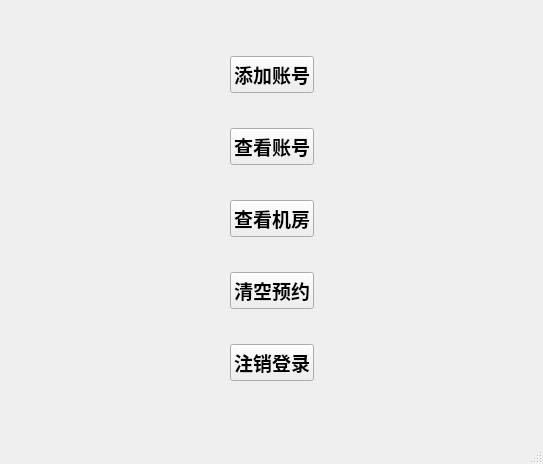
<?xml version="1.0" encoding="UTF-8"?>
<ui version="4.0">
 <class>ManagerWindow</class>
 <widget class="QMainWindow" name="ManagerWindow">
  <property name="geometry">
   <rect>
    <x>0</x>
    <y>0</y>
    <width>543</width>
    <height>464</height>
   </rect>
  </property>
  <property name="windowTitle">
   <string>MainWindow</string>
  </property>
  <widget class="QWidget" name="centralwidget">
   <layout class="QVBoxLayout" name="verticalLayout_8">
    <item>
     <widget class="QStackedWidget" name="stackedWidget">
      <property name="currentIndex">
       <number>0</number>
      </property>
      <widget class="QWidget" name="page">
       <layout class="QGridLayout" name="gridLayout">
        <item row="0" column="0">
         <spacer name="horizontalSpacer">
          <property name="orientation">
           <enum>Qt::Horizontal</enum>
          </property>
          <property name="sizeHint" stdset="0">
           <size>
            <width>40</width>
            <height>20</height>
           </size>
          </property>
         </spacer>
        </item>
        <item row="0" column="1">
         <widget class="QWidget" name="widget" native="true">
          <layout class="QVBoxLayout" name="verticalLayout">
           <item>
            <widget class="QPushButton" name="addpersonpushButton">
             <property name="font">
              <font>
               <pointsize>14</pointsize>
               <weight>75</weight>
               <bold>true</bold>
              </font>
             </property>
             <property name="text">
              <string>添加账号</string>
             </property>
            </widget>
           </item>
           <item>
            <widget class="QPushButton" name="checkPersonButton">
             <property name="font">
              <font>
               <pointsize>14</pointsize>
               <weight>75</weight>
               <bold>true</bold>
              </font>
             </property>
             <property name="text">
              <string>查看账号</string>
             </property>
            </widget>
           </item>
           <item>
            <widget class="QPushButton" name="checkComroomButton">
             <property name="font">
              <font>
               <pointsize>14</pointsize>
               <weight>75</weight>
               <bold>true</bold>
              </font>
             </property>
             <property name="text">
              <string>查看机房</string>
             </property>
            </widget>
           </item>
           <item>
            <widget class="QPushButton" name="cleanOrderButton">
             <property name="font">
              <font>
               <pointsize>14</pointsize>
               <weight>75</weight>
               <bold>true</bold>
              </font>
             </property>
             <property name="text">
              <string>清空预约</string>
             </property>
            </widget>
           </item>
           <item>
            <widget class="QPushButton" name="exitButton">
             <property name="font">
              <font>
               <pointsize>14</pointsize>
               <weight>75</weight>
               <bold>true</bold>
              </font>
             </property>
             <property name="text">
              <string>注销登录</string>
             </property>
            </widget>
           </item>
          </layout>
         </widget>
        </item>
        <item row="0" column="2">
         <spacer name="horizontalSpacer_2">
          <property name="orientation">
           <enum>Qt::Horizontal</enum>
          </property>
          <property name="sizeHint" stdset="0">
           <size>
            <width>40</width>
            <height>20</height>
           </size>
          </property>
         </spacer>
        </item>
       </layout>
      </widget>
      <widget class="QWidget" name="page_2">
       <layout class="QVBoxLayout" name="verticalLayout_7">
        <item>
         <widget class="QStackedWidget" name="stackedWidget_2">
          <property name="currentIndex">
           <number>0</number>
          </property>
          <widget class="QWidget" name="page_3">
           <layout class="QVBoxLayout" name="verticalLayout_6">
            <item>
             <widget class="QWidget" name="widget_6" native="true">
              <layout class="QVBoxLayout" name="verticalLayout_3">
               <item>
                <widget class="QWidget" name="widget_7" native="true">
                 <layout class="QHBoxLayout" name="horizontalLayout_4">
                  <item>
                   <spacer name="horizontalSpacer_9">
                    <property name="orientation">
                     <enum>Qt::Horizontal</enum>
                    </property>
                    <property name="sizeHint" stdset="0">
                     <size>
                      <width>40</width>
                      <height>20</height>
                     </size>
                    </property>
                   </spacer>
                  </item>
                  <item>
                   <widget class="QLabel" name="label_3">
                    <property name="font">
                     <font>
                      <pointsize>16</pointsize>
                      <weight>75</weight>
                      <bold>true</bold>
                     </font>
                    </property>
                    <property name="text">
                     <string>学  号：</string>
                    </property>
                   </widget>
                  </item>
                  <item>
                   <widget class="QLineEdit" name="addstulineEdit">
                    <property name="font">
                     <font>
                      <pointsize>14</pointsize>
                     </font>
                    </property>
                   </widget>
                  </item>
                  <item>
                   <spacer name="horizontalSpacer_10">
                    <property name="orientation">
                     <enum>Qt::Horizontal</enum>
                    </property>
                    <property name="sizeHint" stdset="0">
                     <size>
                      <width>40</width>
                      <height>20</height>
                     </size>
                    </property>
                   </spacer>
                  </item>
                 </layout>
                </widget>
               </item>
               <item>
                <widget class="QWidget" name="widget_8" native="true">
                 <layout class="QHBoxLayout" name="horizontalLayout_5">
                  <item>
                   <spacer name="horizontalSpacer_11">
                    <property name="orientation">
                     <enum>Qt::Horizontal</enum>
                    </property>
                    <property name="sizeHint" stdset="0">
                     <size>
                      <width>40</width>
                      <height>20</height>
                     </size>
                    </property>
                   </spacer>
                  </item>
                  <item>
                   <widget class="QLabel" name="label_4">
                    <property name="font">
                     <font>
                      <pointsize>16</pointsize>
                      <weight>75</weight>
                      <bold>true</bold>
                     </font>
                    </property>
                    <property name="text">
                     <string>密  码：</string>
                    </property>
                   </widget>
                  </item>
                  <item>
                   <widget class="QLineEdit" name="addstupasswordlineEdit">
                    <property name="font">
                     <font>
                      <pointsize>14</pointsize>
                     </font>
                    </property>
                    <property name="echoMode">
                     <enum>QLineEdit::Password</enum>
                    </property>
                   </widget>
                  </item>
                  <item>
                   <spacer name="horizontalSpacer_12">
                    <property name="orientation">
                     <enum>Qt::Horizontal</enum>
                    </property>
                    <property name="sizeHint" stdset="0">
                     <size>
                      <width>40</width>
                      <height>20</height>
                     </size>
                    </property>
                   </spacer>
                  </item>
                 </layout>
                </widget>
               </item>
              </layout>
             </widget>
            </item>
           </layout>
          </widget>
          <widget class="QWidget" name="page_4">
           <layout class="QGridLayout" name="gridLayout_2">
            <item row="0" column="0">
             <widget class="QWidget" name="widget_4" native="true">
              <layout class="QVBoxLayout" name="verticalLayout_2">
               <item>
                <widget class="QWidget" name="widget_2" native="true">
                 <layout class="QHBoxLayout" name="horizontalLayout">
                  <item>
                   <spacer name="horizontalSpacer_15">
                    <property name="orientation">
                     <enum>Qt::Horizontal</enum>
                    </property>
                    <property name="sizeHint" stdset="0">
                     <size>
                      <width>40</width>
                      <height>20</height>
                     </size>
                    </property>
                   </spacer>
                  </item>
                  <item>
                   <widget class="QLabel" name="label">
                    <property name="font">
                     <font>
                      <pointsize>16</pointsize>
                      <weight>75</weight>
                      <bold>true</bold>
                     </font>
                    </property>
                    <property name="text">
                     <string>职工号：</string>
                    </property>
                   </widget>
                  </item>
                  <item>
                   <widget class="QLineEdit" name="addtealineEdit">
                    <property name="font">
                     <font>
                      <pointsize>14</pointsize>
                     </font>
                    </property>
                   </widget>
                  </item>
                  <item>
                   <spacer name="horizontalSpacer_16">
                    <property name="orientation">
                     <enum>Qt::Horizontal</enum>
                    </property>
                    <property name="sizeHint" stdset="0">
                     <size>
                      <width>40</width>
                      <height>20</height>
                     </size>
                    </property>
                   </spacer>
                  </item>
                 </layout>
                </widget>
               </item>
               <item>
                <widget class="QWidget" name="widget_3" native="true">
                 <layout class="QHBoxLayout" name="horizontalLayout_2">
                  <item>
                   <spacer name="horizontalSpacer_17">
                    <property name="orientation">
                     <enum>Qt::Horizontal</enum>
                    </property>
                    <property name="sizeHint" stdset="0">
                     <size>
                      <width>40</width>
                      <height>20</height>
                     </size>
                    </property>
                   </spacer>
                  </item>
                  <item>
                   <widget class="QLabel" name="label_2">
                    <property name="font">
                     <font>
                      <pointsize>16</pointsize>
                      <weight>75</weight>
                      <bold>true</bold>
                     </font>
                    </property>
                    <property name="text">
                     <string>密  码：</string>
                    </property>
                   </widget>
                  </item>
                  <item>
                   <widget class="QLineEdit" name="addteapasswordlineEdit">
                    <property name="font">
                     <font>
                      <pointsize>14</pointsize>
                     </font>
                    </property>
                    <property name="echoMode">
                     <enum>QLineEdit::Password</enum>
                    </property>
                   </widget>
                  </item>
                  <item>
                   <spacer name="horizontalSpacer_18">
                    <property name="orientation">
                     <enum>Qt::Horizontal</enum>
                    </property>
                    <property name="sizeHint" stdset="0">
                     <size>
                      <width>40</width>
                      <height>20</height>
                     </size>
                    </property>
                   </spacer>
                  </item>
                 </layout>
                </widget>
               </item>
              </layout>
             </widget>
            </item>
           </layout>
          </widget>
         </widget>
        </item>
        <item>
         <widget class="QWidget" name="widget_11" native="true">
          <layout class="QVBoxLayout" name="verticalLayout_5">
           <item>
            <widget class="QWidget" name="widget_10" native="true">
             <layout class="QHBoxLayout" name="horizontalLayout_7">
              <item>
               <spacer name="horizontalSpacer_3">
                <property name="orientation">
                 <enum>Qt::Horizontal</enum>
                </property>
                <property name="sizeHint" stdset="0">
                 <size>
                  <width>40</width>
                  <height>20</height>
                 </size>
                </property>
               </spacer>
              </item>
              <item>
               <widget class="QPushButton" name="confirmButton">
                <property name="font">
                 <font>
                  <pointsize>14</pointsize>
                  <weight>75</weight>
                  <bold>true</bold>
                 </font>
                </property>
                <property name="text">
                 <string>确定</string>
                </property>
               </widget>
              </item>
              <item>
               <spacer name="horizontalSpacer_7">
                <property name="orientation">
                 <enum>Qt::Horizontal</enum>
                </property>
                <property name="sizeHint" stdset="0">
                 <size>
                  <width>40</width>
                  <height>20</height>
                 </size>
                </property>
               </spacer>
              </item>
              <item>
               <widget class="QPushButton" name="exitpushButton_2">
                <property name="font">
                 <font>
                  <pointsize>14</pointsize>
                  <weight>75</weight>
                  <bold>true</bold>
                 </font>
                </property>
                <property name="text">
                 <string>返回</string>
                </property>
               </widget>
              </item>
              <item>
               <spacer name="horizontalSpacer_4">
                <property name="orientation">
                 <enum>Qt::Horizontal</enum>
                </property>
                <property name="sizeHint" stdset="0">
                 <size>
                  <width>40</width>
                  <height>20</height>
                 </size>
                </property>
               </spacer>
              </item>
             </layout>
            </widget>
           </item>
           <item>
            <spacer name="verticalSpacer">
             <property name="orientation">
              <enum>Qt::Vertical</enum>
             </property>
             <property name="sizeHint" stdset="0">
              <size>
               <width>20</width>
               <height>40</height>
              </size>
             </property>
            </spacer>
           </item>
           <item>
            <widget class="QWidget" name="widget_5" native="true">
             <layout class="QHBoxLayout" name="horizontalLayout_3">
              <item>
               <spacer name="horizontalSpacer_5">
                <property name="orientation">
                 <enum>Qt::Horizontal</enum>
                </property>
                <property name="sizeHint" stdset="0">
                 <size>
                  <width>40</width>
                  <height>20</height>
                 </size>
                </property>
               </spacer>
              </item>
              <item>
               <widget class="QRadioButton" name="addSturadioButton">
                <property name="font">
                 <font>
                  <pointsize>14</pointsize>
                  <weight>75</weight>
                  <bold>true</bold>
                 </font>
                </property>
                <property name="text">
                 <string>添加学生</string>
                </property>
                <property name="iconSize">
                 <size>
                  <width>40</width>
                  <height>40</height>
                 </size>
                </property>
               </widget>
              </item>
              <item>
               <spacer name="horizontalSpacer_8">
                <property name="orientation">
                 <enum>Qt::Horizontal</enum>
                </property>
                <property name="sizeHint" stdset="0">
                 <size>
                  <width>40</width>
                  <height>20</height>
                 </size>
                </property>
               </spacer>
              </item>
              <item>
               <widget class="QRadioButton" name="addTearadioButton">
                <property name="font">
                 <font>
                  <pointsize>14</pointsize>
                  <weight>75</weight>
                  <bold>true</bold>
                 </font>
                </property>
                <property name="text">
                 <string>添加老师</string>
                </property>
                <property name="iconSize">
                 <size>
                  <width>40</width>
                  <height>40</height>
                 </size>
                </property>
               </widget>
              </item>
              <item>
               <spacer name="horizontalSpacer_6">
                <property name="orientation">
                 <enum>Qt::Horizontal</enum>
                </property>
                <property name="sizeHint" stdset="0">
                 <size>
                  <width>40</width>
                  <height>20</height>
                 </size>
                </property>
               </spacer>
              </item>
             </layout>
            </widget>
           </item>
          </layout>
         </widget>
        </item>
       </layout>
      </widget>
      <widget class="QWidget" name="page_5">
       <layout class="QHBoxLayout" name="horizontalLayout_8">
        <item>
         <spacer name="horizontalSpacer_13">
          <property name="orientation">
           <enum>Qt::Horizontal</enum>
          </property>
          <property name="sizeHint" stdset="0">
           <size>
            <width>40</width>
            <height>20</height>
           </size>
          </property>
         </spacer>
        </item>
        <item>
         <widget class="QWidget" name="widget_9" native="true">
          <layout class="QVBoxLayout" name="verticalLayout_4">
           <item>
            <widget class="QPushButton" name="checkallstupushButton">
             <property name="font">
              <font>
               <pointsize>14</pointsize>
               <weight>75</weight>
               <bold>true</bold>
              </font>
             </property>
             <property name="text">
              <string>查看所有学生</string>
             </property>
            </widget>
           </item>
           <item>
            <widget class="QPushButton" name="checkallteapushButton">
             <property name="font">
              <font>
               <pointsize>14</pointsize>
               <weight>75</weight>
               <bold>true</bold>
              </font>
             </property>
             <property name="text">
              <string>查看所有老师</string>
             </property>
            </widget>
           </item>
           <item>
            <widget class="QPushButton" name="checkexitpushButton">
             <property name="font">
              <font>
               <pointsize>14</pointsize>
               <weight>75</weight>
               <bold>true</bold>
              </font>
             </property>
             <property name="text">
              <string>返回</string>
             </property>
            </widget>
           </item>
          </layout>
         </widget>
        </item>
        <item>
         <spacer name="horizontalSpacer_14">
          <property name="orientation">
           <enum>Qt::Horizontal</enum>
          </property>
          <property name="sizeHint" stdset="0">
           <size>
            <width>40</width>
            <height>20</height>
           </size>
          </property>
         </spacer>
        </item>
       </layout>
      </widget>
     </widget>
    </item>
   </layout>
  </widget>
  <widget class="QMenuBar" name="menubar">
   <property name="geometry">
    <rect>
     <x>0</x>
     <y>0</y>
     <width>543</width>
     <height>23</height>
    </rect>
   </property>
  </widget>
  <widget class="QStatusBar" name="statusbar"/>
 </widget>
 <resources/>
 <connections/>
</ui>
